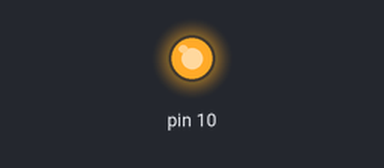
Simulated run of this sketch. Board: Arduino Uno, built with avr-gcc and run on an emulated ATmega328P. Shown: output pins drawn as LEDs (lit = HIGH). What the sketch prints to the serial monitor is not drawn.

Above: at 0.1 s.
Timing chart, 0 to 1.6 s (numbered marks = the images above):
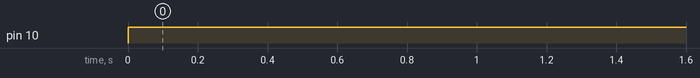

Measured:
- by itself, pin 10: LOW → HIGH at 0.00 s

The sketch:

CH_27_18.ino
```cpp
#include <SPI.h>

#define DELAY_BETWEEN_TRANSFER_US 100  // transfer 함수 사이 시간 간격

void setup (void) {
  SPI.begin ();       // SPI 통신 초기화
  Serial.begin(9600);
}

void loop (void) {
  uint8_t from_slave;     // 슬레이브로부터의 수신 데이터
  String receive_data = "";   // 수신 데이터 버퍼

  // 안정적인 전송을 위해 전송 속도를 1MHz로 낮춤
  SPI.beginTransaction( SPISettings(1000000, MSBFIRST, SPI_MODE0) );

  digitalWrite(SS, LOW);      // 슬레이브 선택

  from_slave = SPI.transfer('$');     // 전송 시작 신호 전송
  delayMicroseconds(DELAY_BETWEEN_TRANSFER_US);
  receive_data += (char)from_slave;

  for (int pos = 0; pos < 5; pos++) {   // 5 자리 문자열로 변환된 정수 수신
    from_slave = SPI.transfer(0);
    delayMicroseconds(DELAY_BETWEEN_TRANSFER_US);
    receive_data += (char)from_slave;
  }

  digitalWrite(SS, HIGH);       // 슬레이브 선택 해제
  SPI.endTransaction();     // 전송 종료

  Serial.print("슬레이브 카운터 : [");
  Serial.print(receive_data + "] ");
  Serial.println(receive_data.substring(1).toInt());

  delay(2000);        // 2초에 한 번 요청
}
```
